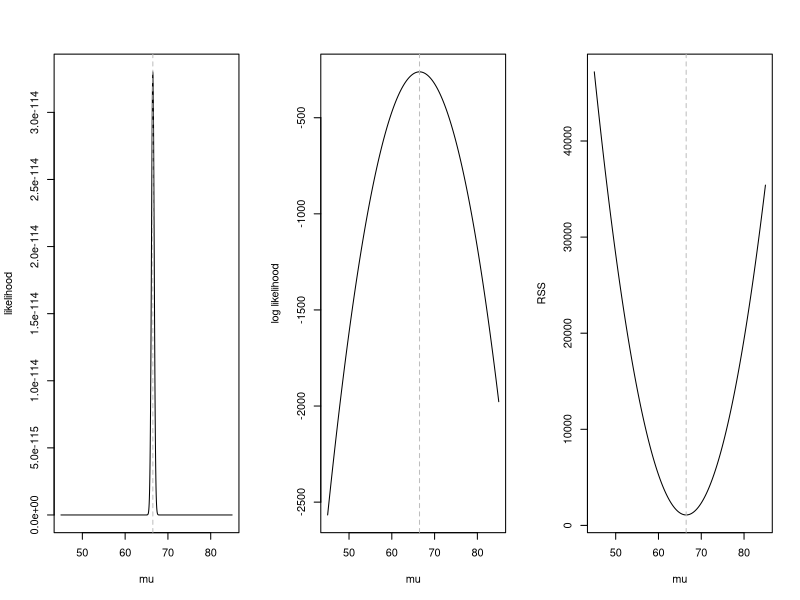
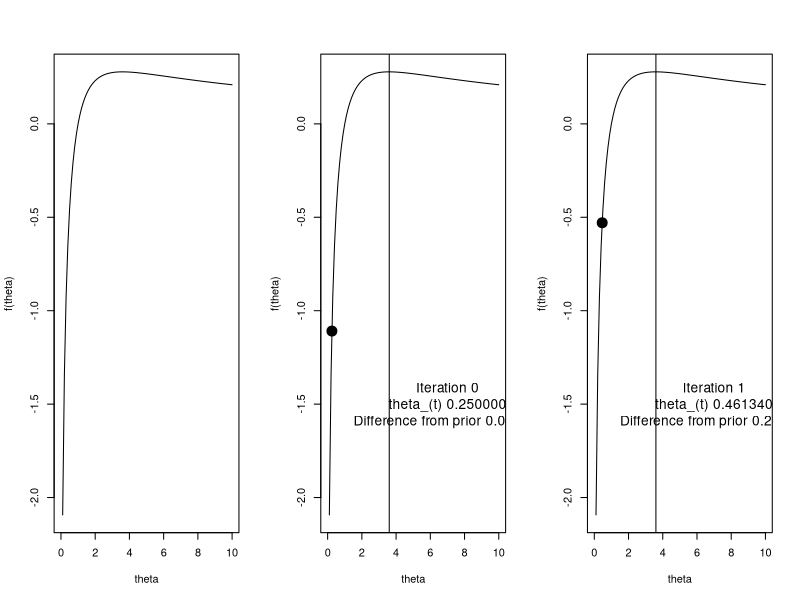
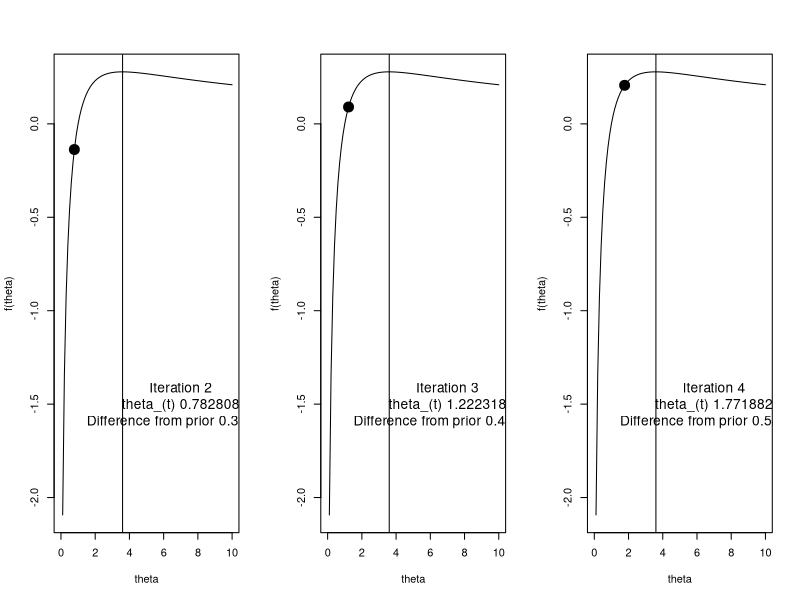
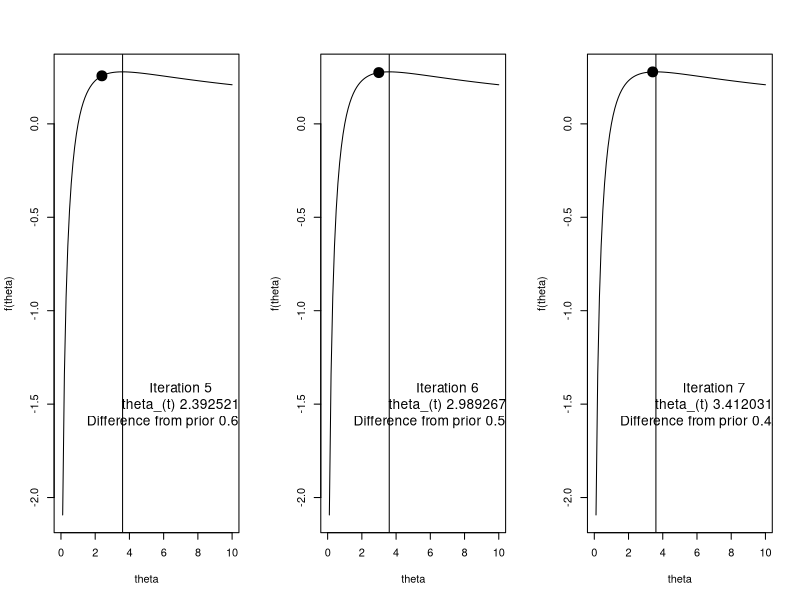
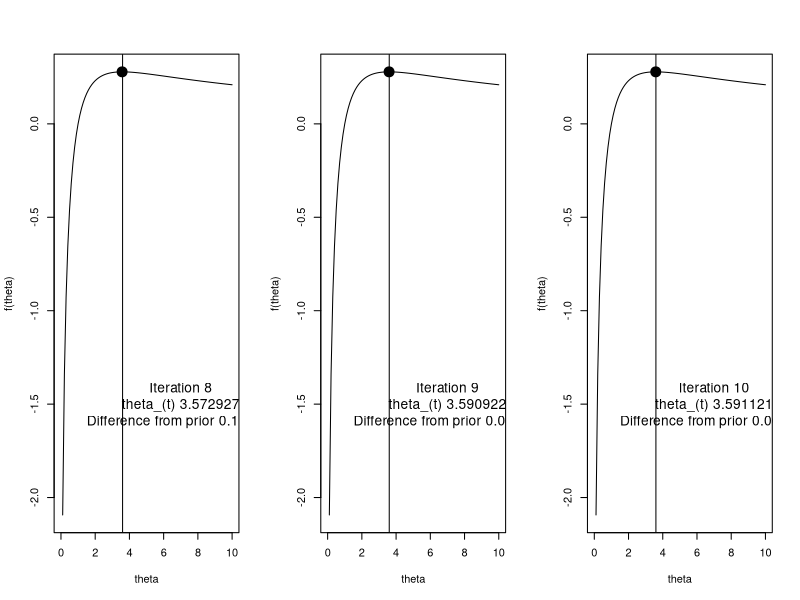
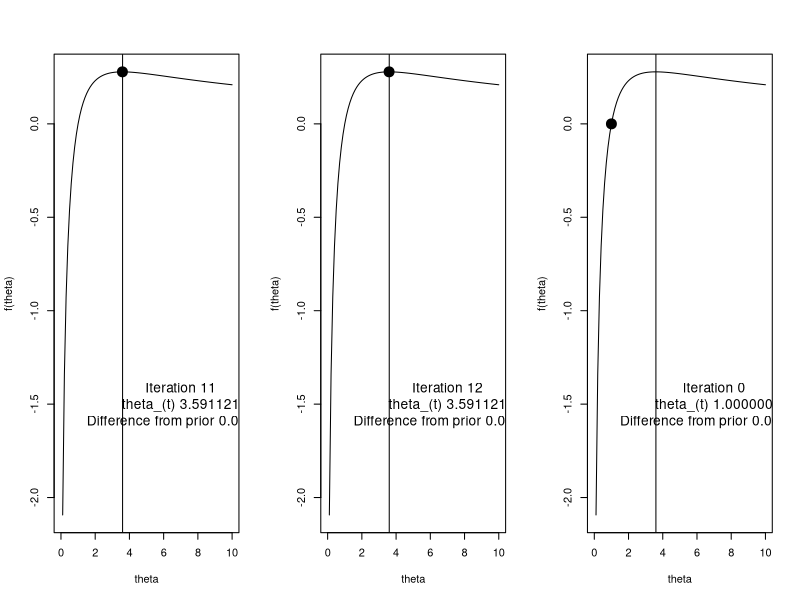
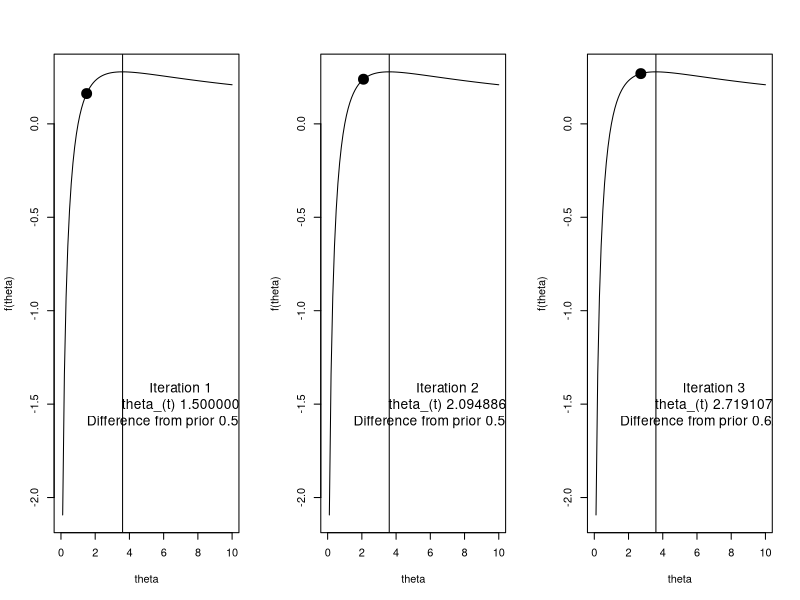
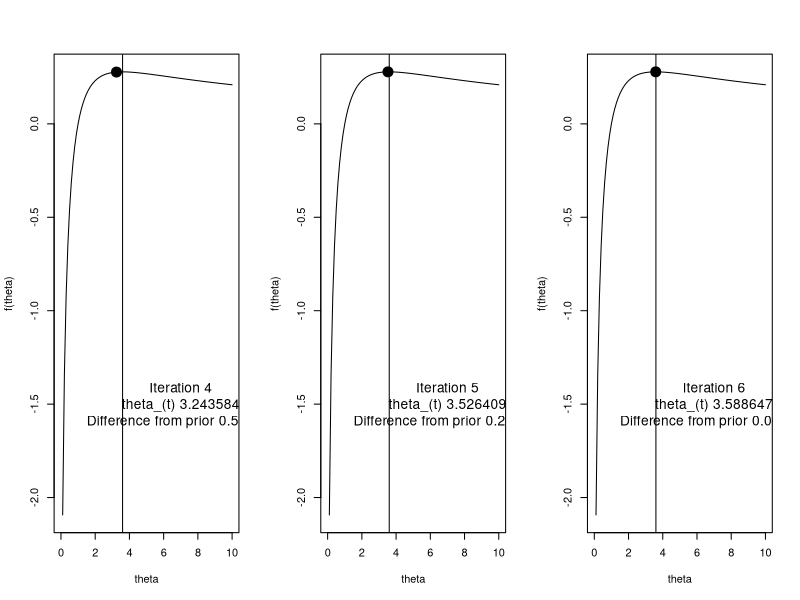

Reproduce these figures in R, in order.
## ---- chunk 1
knitr::opts_chunk$set(echo = TRUE)
## ---- chunk 2
## set simulation parameters
mu = 67
sigma2 = 10
n = 100

## generate random normally distributed samples
y = rnorm(n, mu, sd = sqrt(sigma2))

## print MLE of mu, mu_hat
cat("mean of y\n")
(mean(y))

## print estimate of mu in linear model framework (intercept only model)
cat("beta_hat from intercept only linear model\n")
print(lm(y ~ 1)$coef)

## ---- chunk 3
## returns a vector of likelihood values over a given range of mu values
## helps for plotting later
lik = function(mu, sigma2, y) {
  # create empty vector
  likelihood.vector = rep(NA, length(mu))
  
  # for each mu, calculate the likelihood value
  for (i in 1:length(likelihood.vector)) {
    likelihood.vector[i] = prod(dnorm(y, mu[i], sqrt(sigma2)))
  }
  
  # return vector of likelihood values spanning range of mu
  return(likelihood.vector)
}

## define the log-likelihood function with respect to mu
loglik = function(mu, sigma2, y) {
  # create empty vector
  log.likelihood.vector = rep(NA, length(mu))
  
  # calculate log likelihood
  for (i in 1:length(log.likelihood.vector)) {
    log.likelihood.vector[i] = sum(dnorm(y, mu[i], sqrt(sigma2), log = T))
  }
  
  return(log.likelihood.vector)
}

## define the residual sum of squares function with respect to mu
RSS = function(mu, sigma2, y) {
  # create empty vector
  RSS.vector = rep(NA, length(mu))
  
  # calculate log likelihood
  for (i in 1:length(RSS.vector)) {
    RSS.vector[i] = sum((y - mu[i]) ^ 2)
  }
  
  return(RSS.vector)
}


## ---- chunk 4
## range of mu to plot over
range = seq(45, 85,, 1000)

## arrange the two plots in 1 row, three columns
par(mfrow = c(1, 3))

## likelihood plot
plot(
  range,
  lik(mu = range, sigma2 = sigma2, y = y),
  type = "l",
  ylab = "likelihood",
  xlab = "mu"
)

# add vertical line at the mean of y
abline(v = mean(y), lty = 2, col = "grey")

## log likelihood plot
plot(
  range,
  loglik(mu = range, sigma2 = sigma2, y = y),
  type = "l",
  ylab = "log likelihood",
  xlab = "mu"
)

# vertical line at the mean of y
abline(v = mean(y), lty = 2, col = "grey")

## RSS plot
plot(
  range,
  RSS(mu = range, sigma2 = sigma2, y = y),
  type = "l",
  ylab = "RSS",
  xlab = "mu"
)

# vertical line at the mean of y
abline(v = mean(y), lty = 2, col = "grey") 
## ---- chunk 5
# define function
f1 = function(theta) {
  log(theta) / (1 + theta)
}

# make a plot with this function, where the x-axis ranges from 0 to 10
plot(
  f1,
  from = 0,
  to = 10,
  ylab = "f(theta)",
  xlab = "theta"
)
## ---- chunk 6
  th = 0.25
    i = h = 0
  plot(f1, from = 0, to = 10, ylab = "f(theta)", xlab = "theta")
  points(th, f1(th), pch = 19, cex = 2)
  abline(v = 3.6)
  text(x = 7, y = -1.5,labels = sprintf("Iteration %d\n theta_(t) %f \n Difference from prior %f", i, th, h), cex = 1.25)
  for(i in 1:12){
    h = ((th + 1)*(1+1/th - log(th)))/(3+4/th+1/th^2-2*log(th))
     th = th + h
     plot(f1, from = 0, to = 10, ylab = "f(theta)", xlab = "theta")
     points(th, f1(th), pch = 19, cex = 2)
     abline(v = 3.6)
     text(x = 7, y = -1.5,labels = sprintf("Iteration %d\n theta_(t) %f \n Difference from prior %f", i, th, h), cex = 1.25)
  }

## ---- chunk 7
  th = 1
    i = h = 0
  plot(f1, from = 0, to = 10, ylab = "f(theta)", xlab = "theta")
  points(th, f1(th), pch = 19, cex = 2)
  abline(v = 3.6)
  text(x = 7, y = -1.5,labels = sprintf("Iteration %d\n theta_(t) %f \n Difference from prior %f", i, th, h), cex = 1.25)
  for(i in 1:12){
    h = ((th + 1)*(1+1/th - log(th)))/(3+4/th+1/th^2-2*log(th))
     th = th + h
     plot(f1, from = 0, to = 10, ylab = "f(theta)", xlab = "theta")
     points(th, f1(th), pch = 19, cex = 2)
     abline(v = 3.6)
     text(x = 7, y = -1.5,labels = sprintf("Iteration %d\n theta_(t) %f \n Difference from prior %f", i, th, h), cex = 1.25)
  }
## ---- chunk 8
  th = 4
  i = h = 0
  plot(f1, from = 0, to = 10, ylab = "f(theta)", xlab = "theta")
  points(th, f1(th), pch = 19, cex = 2)
  abline(v = 3.6)
  text(x = 7, y = -1.5,labels = sprintf("Iteration %d\n theta_(t) %f \n Difference from prior %f", i, th, h), cex = 1.25)
     
  for(i in 1:12){
    h = ((th + 1)*(1+1/th - log(th)))/(3+4/th+1/th^2-2*log(th))
     th = th + h
     plot(f1, from = 0, to = 10, ylab = "f(theta)", xlab = "theta")
     points(th, f1(th), pch = 19, cex = 2)
     abline(v = 3.6)
     text(x = 7, y = -1.5,labels = sprintf("Iteration %d\n theta_(t) %f \n Difference from prior %f", i, th, h), cex = 1.25)
  }
## ---- chunk 9
  th = 8
    i = h = 0
  plot(f1, from = 0, to = 10, ylab = "f(theta)", xlab = "theta")
  points(th, f1(th), pch = 19, cex = 2)
  abline(v = 3.6)
  text(x = 7, y = -1.5,labels = sprintf("Iteration %d\n theta_(t) %f \n Difference from prior %f", i, th, h), cex = 1.25)
  for(i in 1:12){
    h = ((th + 1)*(1+1/th - log(th)))/(3+4/th+1/th^2-2*log(th))
     th = th + h
     plot(f1, from = 0, to = 10, ylab = "f(theta)", xlab = "theta")
     points(th, f1(th), pch = 19, cex = 2)
     abline(v = 3.6)
     text(x = 7, y = -1.5,labels = sprintf("Iteration %d\n theta_(t) %f \n Difference from prior %f", i, th, h), cex = 1.25)
  }
## ---- chunk 10
# generate 100 poisson(10) samples
set.seed(10)
n = 100
lambda = 10
y = rpois(n, lambda)
mean(y)

## ---- chunk 11
# log likelihood function
logLik = function(lambda, y) {
  value = sum(dpois(y, lambda = lambda, log = T))
  return(value)
}

# lets write a function for the first derivative
d1 = function(lambda, y) {
  first = -length(y) + sum(y) / lambda
  return(first)
}

# now the second
d2 = function(lambda, y) {
  second = -sum(y) / lambda ^ 2
  return(second)
}
## ---- chunk 12
# now lets apply NR. First lets set the tolerance and choose a starting value
# the start
tol = 10^-4
lam = 0.1
maxit = 50
iter = 0 # iteration counter
eps = Inf # keeps track of current difference
start = Sys.time() # record start time

while (eps > tol & iter < maxit) {
  # save the previous value
  lam0 = lam
  
  # calculate h, the increment
  h = -d1(lambda = lam, y = y) / d2(lambda = lam, y = y)
  
  # update lambda
  lam = lam + h
  
  # update the log likelihood
  logL = logLik(lambda = lam, y = y)
  
  # calculate the diff in lambda, could also use the log likelihood if we wanted
  eps  = abs(lam - lam0)
  
  # update the iteration number
  iter = iter + 1
  if (iter == maxit)
    warning("Iteration limit reached without convergence")
  
  # print out info to keep track
  cat(sprintf("Iter: %d logL: %f lam: %f h: %f eps:%f\n", iter, logL, lam, h, eps))
}
end = Sys.time()
print(end - start)
## ---- chunk 13



tol = 10^-4
lam = 0.1
maxit = 50
iter = 0
eps = Inf

range = seq(0.001, 30, , 1000)
plot(
  range,
  sapply(range, logLik, y = y),
  ylab = "logLik(lambda)",
  xlab = "lambda",
  type = 'l'
)
points(lam0, logLik(lam0, y = y), pch = 19, cex = 2)
abline(v = mean(y))

while (eps > tol & iter < maxit) {
  # save the previous value
  lam0 = lam
  
  # calculate h, the increment
  h = -d1(lambda = lam, y = y) / d2(lambda = lam, y = y)
  
  # update lambda
  lam = lam + h
  
  # update the log likelihood
  logL = logLik(lambda = lam, y = y)
  
  # calculate the diff, could also use the log likelihood if we wanted
  eps  = abs(lam - lam0)
  
  # update the iteration number
  iter = iter + 1
  
  plot(
    range,
    sapply(range, logLik, y = y),
    ylab = "logLik(lambda)",
    xlab = "lambda",
    type = 'l'
  )
  points(lam, logLik(lam, y = y), pch = 19, cex = 2)
  abline(v = mean(y))
}
## ---- chunk 14
# now lets apply FS using same framework as before
# the start
tol = 10 ^ -4
lam = 0.1
maxit = 50
iter = 0
eps = Inf

start = Sys.time()
while (eps > tol & iter < maxit) {
  # save the previous value
  lam0 = lam
  
  # calculate h, the increment. 
  h = d1(lambda = lam, y = y) / (n / lam)
  
  # update lambda
  lam = lam + h
  
  # lambda cant be less than or equal to 0, so put a check for this
  if (lam <= 0)
    stop("lambda leq 0")
  
  # update the log likelihood
  logL = logLik(lambda = lam, y = y)
  
  # calculate the diff, could also use the log likelihood if we wanted
  eps  = abs(lam - lam0)
  
  # update the iteration number
  iter = iter + 1
  if (iter == maxit)
    warning("Iteration limit reached without convergence")
  
  # print out info to keep track
  cat(sprintf("Iter: %d logL: %f lam: %f h: %f eps:%f\n", iter, logL, lam, h, eps))
}
end = Sys.time()
print(end - start)
## ---- chunk 15
# 100 samples
n = 100

# create X from two normally distributed predictors, assume intercept
x1 = rnorm(n)
x2 = rnorm(n)
X = model.matrix( ~ 1 + x1 + x2)

# pick beta
beta = c(1, 1, 1)

# simulate samples
lambda = exp(X %*% beta)
y = rpois(n, lambda)
## ---- chunk 16
data.matrix = cbind(log(y+1), x1, x2)
pairs(data.matrix)
## ---- chunk 17
# loglikelihood function
logLik.reg = function(beta, y, X) {
  lambda_hat = exp(X %*% beta)
  value = sum(dpois(y, lambda = lambda_hat, log = T))
  return(value)
}

# lets write a function for the first derivative
d1.reg = function(beta, y, X) {
  lambda_hat = exp(X %*% beta)
  r = y - lambda_hat
  first = matrix(0, ncol = 1, nrow = ncol(X))
  for (i in 1:length(y))
    first =  first + r[i] * X[i, ] # also can be done with colSums(sweep(X,MARGIN=2,r,`*`))
  return(first)
}

# now the second
d2.reg = function(beta, y, X) {
  lambda_hat = exp(X %*% beta)
  second = 0
  for (i in 1:length(y))
    second =  second+-lambda_hat[i] * X[i, ] %*% t(X[i, ])
  return(second)
}
## ---- chunk 18
# the start
tol = 10 ^ -4
beta = c(log(mean(y)), 0, 0) # multivariate now
maxit = 50
iter = 0
eps = Inf

start = Sys.time()
while (eps > tol & iter < maxit) {
  # save the previous value
  beta0 = beta
  
  # calculate h, the increment
  h = -solve(d2.reg(beta = beta, y = y, X = X)) %*% d1.reg(beta = beta, y = y, X = X)
  
  # update lambda
  beta = beta + h
  
  # update the log likelihood
  logL = logLik(lambda = exp(X %*% beta), y = y)
  
  # calculate the euclidean distance, could also use the log likelihood if we wanted
  eps  = sqrt(sum((beta - beta0) ^ 2))
  
  # update the iteration number
  iter = iter + 1
  if (iter == maxit)
    warning("Iteration limit reached without convergence")
  
  # print out info to keep track
  cat(
    sprintf(
      "Iter: %d logL: %.2f beta0: %.3f beta1: %.3f beta2: %.3f eps:%f\n",
      iter,
      logL,
      beta[1],
      beta[2],
      beta[3],
      eps
    )
  )
}
end = Sys.time()
print(end - start)
## ---- chunk 19
print(beta)
print(glm(y ~ X -1, family = poisson()))
## ---- chunk 20
# the start
tol = 10 ^ -4
beta = c(log(mean(y)), 0, 0) # multivariate now
maxit = 50
iter = 0
eps = Inf

start = Sys.time()
while (eps > tol & iter < maxit) {
  # save the previous value
  beta0 = beta
  
  # set up  values
    # eta
    eta_t = X %*% beta0
    
    # e
    e = exp(-eta_t) * (y - exp(eta_t))
    
    # weight vector used in next step
    w = exp(eta_t)
    
    # diagonal weight matrix
    W = diag(as.vector(w))
    
    # z
    z = eta_t + e
    
  # solve for beta(t+1)
  beta = solve(t(X) %*% W %*% X) %*% t(X) %*% W %*% z
  
  # update the log likelihood
  eta_t1 = X %*% beta
  logL = logLik(lambda = exp(eta_t1), y = y)
  
  # calculate the euclidean distance, could also use the log likelihood if we wanted
  eps  = sqrt(sum((beta - beta0) ^ 2))
  
  # update the iteration number
  iter = iter + 1
  if (iter == maxit)
    warning("Iteration limit reached without convergence")
  
  # print out info to keep track
  cat(
    sprintf(
      "Iter: %d logL: %.2f beta0: %.3f beta1: %.3f beta2: %.3f eps:%f\n",
      iter,
      logL,
      beta[1],
      beta[2],
      beta[3],
      eps
    )
  )
}
end = Sys.time()
print(beta)
print(end - start)

## ---- chunk 21
# load the optimx library
library(optimx)
start = Sys.time()
fit = optimx(
  par = c(log(mean(y)),0,0), # initial values for the parameters. 
  fn = function(x, X, y){logLik.reg(beta = x,X = X, y= y)}, # log likelihood
  gr = function(x, X, y){d1.reg(beta = x,X = X, y= y)}, # gradient/1st derivative
  method = "BFGS",
  y = y,
  X = X,
  #itmax = maxit, # max number of iterations
  control = list(
              trace = 0, # higher number print more detailed output
              maximize = T, # default is to minimize
              abstol= tol
              # parscale = vector of scaling values to correct for scale differencs in parameters.  Should be the same length as the num of parameters
              )
)
end = Sys.time()
print(end - start)
print(fit)  
## ---- chunk 22
# the start
tol = 10^-6
beta = c(log(mean(y)),0,0) # multivariate now
maxit = 10000
iter = 0
alpha = 0.0001
eps = Inf

# given this, the result below will be the same as NR
start = Sys.time()
while(eps > tol & iter < maxit){
  # save the previous value
  beta0 = beta
  
  # calculate h, the increment
  h =  alpha*d1.reg(beta = beta, y = y, X = X)
  
  # update lambda
  beta = beta + h
  
  # update the log likelihood 
  logL = logLik(lambda = exp(X%*%beta), y= y)
  
  # calculate the euclidean distance, could also use the log likelihood if we wanted
  eps  = sqrt(sum((beta - beta0)^2))
  
  # update the iteration number
  iter = iter + 1
  if(iter == maxit) warning("Iteration limit reached without convergence")
  
  # print out info to keep track
  if(floor(iter/20) == ceiling(iter/20)) cat(sprintf("Iter: %d logL: %.2f beta0: %.3f beta1: %.3f beta2: %.3f eps:%f\n",iter, logL,beta[1],beta[2],beta[3],eps))
}
end = Sys.time()
print(end - start)
## ---- chunk 23
# the start
tol = 10^-8 # lowered threshold to ensure convergence
beta = c(log(mean(y)),0,0) # multivariate now
maxit = 100000 # increased iteration limit
iter = 0
alpha = 0.00001
subsample.size = 10
eps = 100000
epscount = 0
logL = rep(NA, maxit)

# given this, the result below will be the same as NR
start = Sys.time()
while(eps > tol & iter < maxit & epscount < 4){
  # save the previous value
  beta0 = beta
  
  # take subsample
  index = sample(1:n,size = subsample.size,replace = T)
  
  # calculate h, the increment
  h =  alpha*d1.reg(beta = beta, y = y[index], X = X[index,])
  
  # update lambda
  beta = beta + h
  
  # update the log likelihood 
  logL[iter] = logLik(lambda = exp(X%*%beta), y= y)
  
  # use relative change in logL from 1000 iterations prior
  # this is because randomness between single iterations large, smooths out
  if(iter > 1000) eps  = abs(logL[iter] -logL[iter-1000])/abs(logL[iter-1000])
  
  # we use this count to protect against randomly hitting the convergene limit early
  if(eps < tol) epscount = epscount+1
  
  # update the iteration number
  iter = iter + 1
  if(iter == maxit) warning("Iteration limit reached without convergence")
  
  # print out info to keep track
  if(floor(iter/1000) == ceiling(iter/1000)) cat(sprintf("Iter: %d logL: %.2f beta0: %.3f beta1: %.3f beta2: %.3f eps:%f\n",iter, logL[iter-1],beta[1],beta[2],beta[3],eps))
}
end = Sys.time()
print(end - start)
## ---- chunk 24
# load the optimx library
library(optimx)
start = Sys.time()
fit = optimx(
  par = c(log(mean(y)),0,0), # initial values for the parameters. 
  fn = function(x, X, y){logLik.reg(beta = x,X = X, y= y)}, # log likelihood
  method = "Nelder-Mead",
  y = y,
  X = X,
  #itmax = maxit, # max number of iterations
  control = list(
              trace = 0, # higher number print more detailed output
              maximize = T, # default is to minimize
              abstol= tol
              # parscale = vector of scaling values to correct for scale differencs in parameters.  Should be the same length as the num of parmaters
              )
)
end = Sys.time()
print(end - start)
print(fit)  
